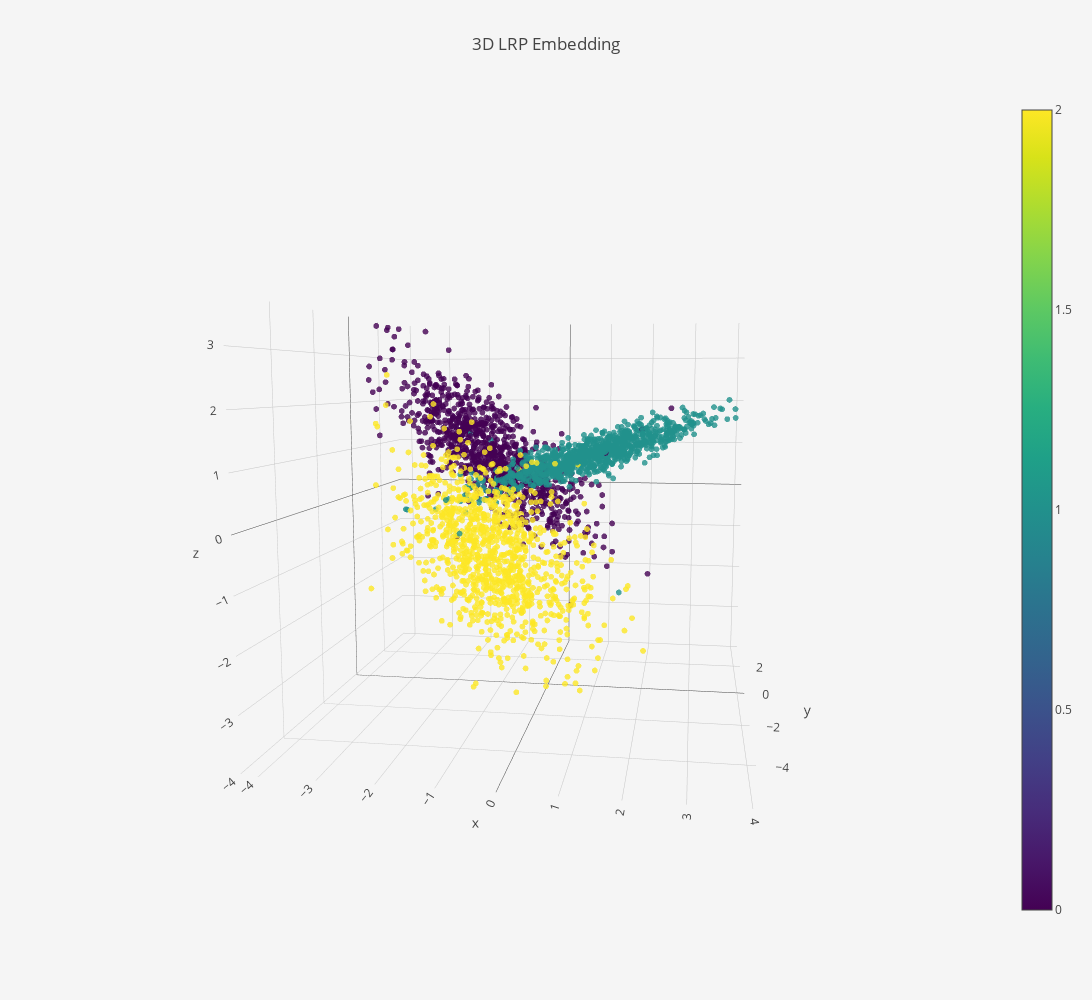

The cell this chart's notebook holds for it:
### Code cell
emb3d = go.Scatter3d(
    x=embedding[:,0],
    y=embedding[:,1],
    z=embedding[:,2],
    mode="markers",
    name="Training",
    marker=dict(
        size=2,
        color=y,
        colorscale="Viridis",
        showscale=True,
        opacity=0.8
    ),
    text=y
)

layout = go.Layout(
    title="3D LRP Embedding",
    autosize=False,
    width=1200,
    height=1000,
    paper_bgcolor='#F5F5F5'
)


pltdata=[emb3d]

fig = go.Figure(data=pltdata, layout=layout)
iplot(fig, filename='lrp-3d-heart.html')

### Figure 1 — Plotly figure (JSON) as saved in the notebook; plotly's stock layout.template omitted (floating-point values rounded to 4 significant figures; data arrays with more than 128 entries replaced by an {"elided": "..."} marker saying what was removed)
{"data": [{"marker": {"color": {"elided": "3000 int values"}, "colorscale": "Viridis", "opacity": 0.8, "showscale": true, "size": 2}, "mode": "markers", "name": "Training", "text": {"elided": "3000 int values"}, "type": "scatter3d", "uid": "2e01d459-27a8-4cf4-bed2-cb2f79a589ab", "x": {"elided": "3000 float values"}, "y": {"elided": "3000 float values"}, "z": {"elided": "3000 float values"}}], "layout": {"autosize": false, "height": 1000, "paper_bgcolor": "#F5F5F5", "scene": {"aspectmode": "auto", "aspectratio": {"x": 0.9902, "y": 1.099, "z": 0.9189}, "camera": {"center": {"x": 0, "y": 0, "z": 0}, "eye": {"x": 0.3579, "y": -2.276, "z": 0.2971}, "projection": {"type": "perspective"}, "up": {"x": -0.00349, "y": -0.001577, "z": 1.0}}}, "title": {"text": "3D LRP Embedding"}, "width": 1200}}
